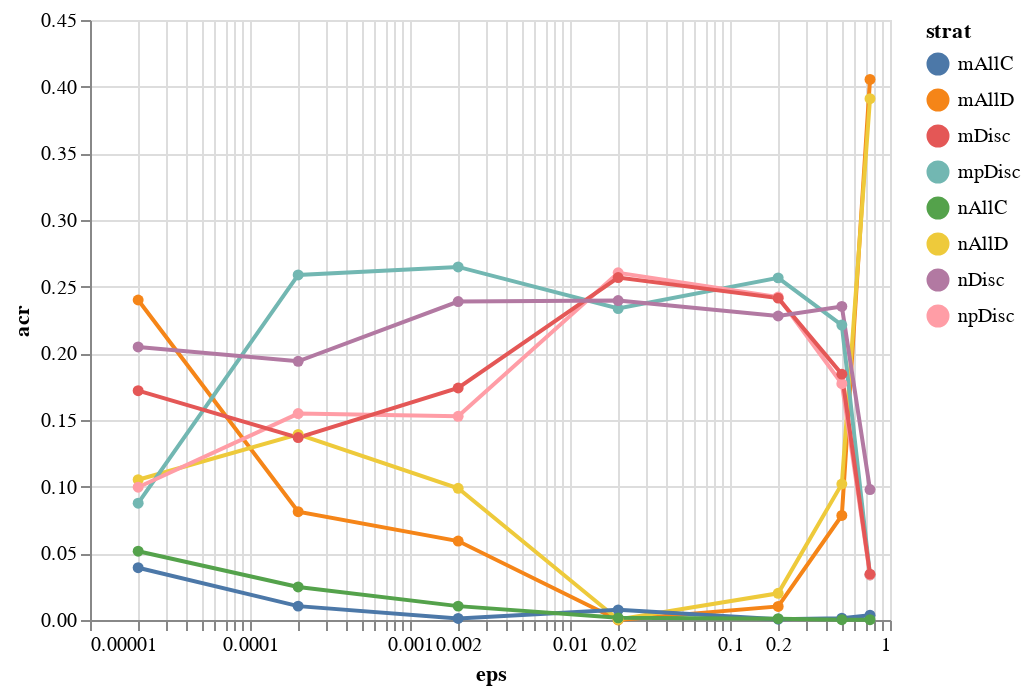

Write notebook code for a chart like this one.
### Code cell
alt.Chart(new_df).mark_line(point=True).encode(
    x=alt.X('eps:Q', scale=alt.Scale(type="log")),
    y = 'acr',
    color = 'strat'
)

### Figure 1 — Vega-Lite specification as saved in the notebook (floating-point values rounded to 4 significant figures)
{"config": {"view": {"continuousWidth": 400, "continuousHeight": 300}}, "data": {"name": "data-0ef4898c96850cc93625f7a7c953d3ea"}, "mark": {"type": "line", "point": true}, "encoding": {"color": {"field": "strat", "type": "nominal"}, "x": {"field": "eps", "scale": {"type": "log"}, "type": "quantitative"}, "y": {"field": "acr", "type": "quantitative"}}, "$schema": "https://vega.github.io/schema/vega-lite/v4.17.0.json", "datasets": {"data-0ef4898c96850cc93625f7a7c953d3ea": [{"eps": 2e-05, "strat": "mAllD", "acr": 0.24}, {"eps": 2e-05, "strat": "nAllD", "acr": 0.1052}, {"eps": 2e-05, "strat": "mpDisc", "acr": 0.0876}, {"eps": 2e-05, "strat": "npDisc", "acr": 0.0996}, {"eps": 2e-05, "strat": "mDisc", "acr": 0.172}, {"eps": 2e-05, "strat": "nDisc", "acr": 0.2048}, {"eps": 2e-05, "strat": "mAllC", "acr": 0.0392}, {"eps": 2e-05, "strat": "nAllC", "acr": 0.0516}, {"eps": 0.0002, "strat": "mAllD", "acr": 0.0812}, {"eps": 0.0002, "strat": "nAllD", "acr": 0.1392}, {"eps": 0.0002, "strat": "mpDisc", "acr": 0.2588}, {"eps": 0.0002, "strat": "npDisc", "acr": 0.1548}, {"eps": 0.0002, "strat": "mDisc", "acr": 0.1368}, {"eps": 0.0002, "strat": "nDisc", "acr": 0.194}, {"eps": 0.0002, "strat": "mAllC", "acr": 0.0104}, {"eps": 0.0002, "strat": "nAllC", "acr": 0.0248}, {"eps": 0.002, "strat": "mAllD", "acr": 0.0592}, {"eps": 0.002, "strat": "nAllD", "acr": 0.0988}, {"eps": 0.002, "strat": "mpDisc", "acr": 0.2648}, {"eps": 0.002, "strat": "npDisc", "acr": 0.1528}, {"eps": 0.002, "strat": "mDisc", "acr": 0.174}, {"eps": 0.002, "strat": "nDisc", "acr": 0.2388}, {"eps": 0.002, "strat": "mAllC", "acr": 0.0012}, {"eps": 0.002, "strat": "nAllC", "acr": 0.0104}, {"eps": 0.02, "strat": "mAllD", "acr": 0.0}, {"eps": 0.02, "strat": "nAllD", "acr": 0.0004}, {"eps": 0.02, "strat": "mpDisc", "acr": 0.2336}, {"eps": 0.02, "strat": "npDisc", "acr": 0.2604}, {"eps": 0.02, "strat": "mDisc", "acr": 0.2568}, {"eps": 0.02, "strat": "nDisc", "acr": 0.2396}, {"eps": 0.02, "strat": "mAllC", "acr": 0.0076}, {"eps": 0.02, "strat": "nAllC", "acr": 0.0016}, {"eps": 0.2, "strat": "mAllD", "acr": 0.0102}, {"eps": 0.2, "strat": "nAllD", "acr": 0.02}, {"eps": 0.2, "strat": "mpDisc", "acr": 0.2566}, {"eps": 0.2, "strat": "npDisc", "acr": 0.2422}, {"eps": 0.2, "strat": "mDisc", "acr": 0.2414}, {"eps": 0.2, "strat": "nDisc", "acr": 0.228}, {"eps": 0.2, "strat": "mAllC", "acr": 0.0006}, {"eps": 0.2, "strat": "nAllC", "acr": 0.001}, {"eps": 0.5, "strat": "mAllD", "acr": 0.0784}, {"eps": 0.5, "strat": "nAllD", "acr": 0.102}, {"eps": 0.5, "strat": "mpDisc", "acr": 0.2212}, {"eps": 0.5, "strat": "npDisc", "acr": 0.1772}, {"eps": 0.5, "strat": "mDisc", "acr": 0.1844}, {"eps": 0.5, "strat": "nDisc", "acr": 0.2352}, {"eps": 0.5, "strat": "mAllC", "acr": 0.0014}, {"eps": 0.5, "strat": "nAllC", "acr": 0.0002}, {"eps": 0.75, "strat": "mAllD", "acr": 0.4054}, {"eps": 0.75, "strat": "nAllD", "acr": 0.391}, {"eps": 0.75, "strat": "mpDisc", "acr": 0.0338}, {"eps": 0.75, "strat": "npDisc", "acr": 0.0338}, {"eps": 0.75, "strat": "mDisc", "acr": 0.0344}, {"eps": 0.75, "strat": "nDisc", "acr": 0.0978}, {"eps": 0.75, "strat": "mAllC", "acr": 0.0036}, {"eps": 0.75, "strat": "nAllC", "acr": 0.0002}]}}
